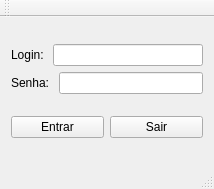
<?xml version="1.0" encoding="UTF-8"?>
<ui version="4.0">
 <class>MainWindow</class>
 <widget class="QMainWindow" name="MainWindow">
  <property name="geometry">
   <rect>
    <x>0</x>
    <y>0</y>
    <width>214</width>
    <height>189</height>
   </rect>
  </property>
  <property name="windowTitle">
   <string>MainWindow</string>
  </property>
  <widget class="QWidget" name="centralWidget">
   <layout class="QVBoxLayout" name="verticalLayout_2">
    <item>
     <layout class="QVBoxLayout" name="verticalLayout">
      <item>
       <layout class="QHBoxLayout" name="horizontalLayout">
        <item>
         <widget class="QLabel" name="label">
          <property name="text">
           <string>Login: </string>
          </property>
         </widget>
        </item>
        <item>
         <widget class="QLineEdit" name="lineLogin"/>
        </item>
       </layout>
      </item>
      <item>
       <layout class="QHBoxLayout" name="horizontalLayout_2">
        <item>
         <widget class="QLabel" name="label_2">
          <property name="text">
           <string>Senha: </string>
          </property>
         </widget>
        </item>
        <item>
         <widget class="QLineEdit" name="linePass"/>
        </item>
       </layout>
      </item>
     </layout>
    </item>
    <item>
     <layout class="QHBoxLayout" name="horizontalLayout_3">
      <item>
       <widget class="QPushButton" name="enterButton">
        <property name="text">
         <string>Entrar</string>
        </property>
       </widget>
      </item>
      <item>
       <widget class="QPushButton" name="pushButton">
        <property name="text">
         <string>Sair</string>
        </property>
       </widget>
      </item>
     </layout>
    </item>
   </layout>
  </widget>
  <widget class="QMenuBar" name="menuBar">
   <property name="geometry">
    <rect>
     <x>0</x>
     <y>0</y>
     <width>214</width>
     <height>25</height>
    </rect>
   </property>
  </widget>
  <widget class="QToolBar" name="mainToolBar">
   <attribute name="toolBarArea">
    <enum>TopToolBarArea</enum>
   </attribute>
   <attribute name="toolBarBreak">
    <bool>false</bool>
   </attribute>
  </widget>
  <widget class="QStatusBar" name="statusBar"/>
 </widget>
 <layoutdefault spacing="6" margin="11"/>
 <resources/>
 <connections/>
</ui>
